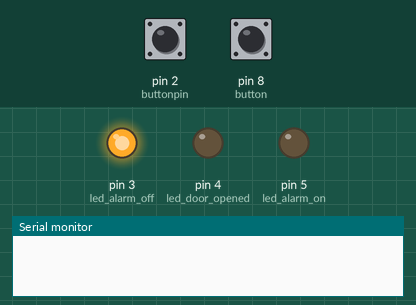
Bench run of a sketch on a simulated Arduino Uno, built with avr-gcc and run on an emulated ATmega328P. Parts: output pins drawn as LEDs (lit = HIGH), the last lines printed to the serial monitor. Dashed ring = blinking. Inputs (shaded band) come from the test bench; at power-on: pin 2 (buttonpin) LOW, pin 8 (button) HIGH.

Above: at 1.2 s.
1.3 s: pin 2 (buttonpin) pulled HIGH for 3.2 s
At 2.1 s:
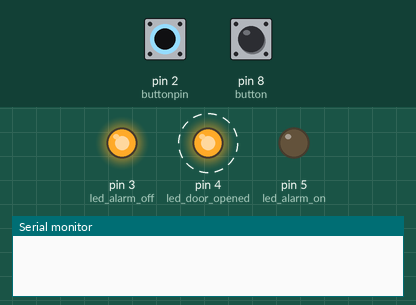
6.0 s: pin 8 (button) pulled LOW for 0.15 s
At 6.9 s:
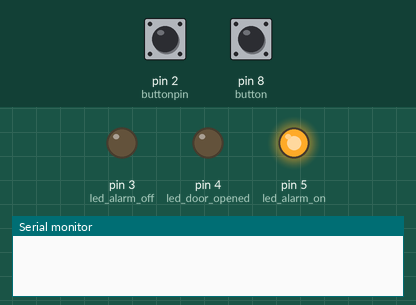
7.6 s: pin 2 (buttonpin) pulled HIGH for 0.15 s
At 7.67 s:
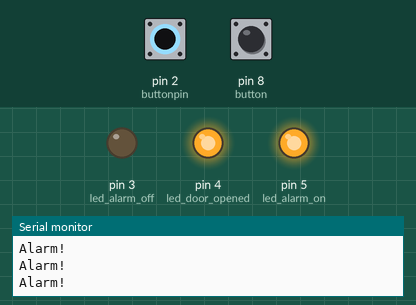
9.2 s: pin 8 (button) pulled LOW for 1 s
At 10.5 s:
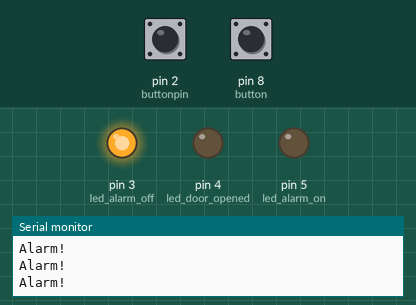
11.7 s: pin 8 (button) pulled LOW for 3.2 s
At 12.4 s:
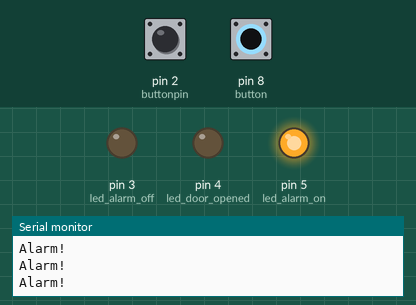
Timing chart, 0 to 14.7 s (numbered marks = the images above; inputs shaded):
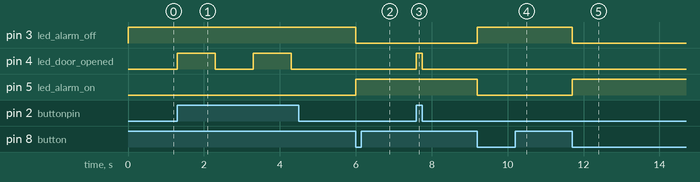

Measured:
- after the input at 1.3 s, pin 4 (led_door_opened): alternates HIGH for 1.0 s and LOW for 1.0 s, starting at once
- after the input at 6.0 s, pin 3 (led_alarm_off): HIGH → LOW at once; pin 5 (led_alarm_on): LOW → HIGH at once
- after the input at 7.6 s, pin 4 (led_door_opened): LOW → HIGH at once, → LOW 0.16 s later
- after the input at 9.2 s, pin 3 (led_alarm_off): LOW → HIGH at once; pin 5 (led_alarm_on): HIGH → LOW at once
- after the input at 11.7 s, pin 3 (led_alarm_off): HIGH → LOW at once; pin 5 (led_alarm_on): LOW → HIGH at once

The sketch:

door_reel.ino
```cpp
const int buttonpin           =     2; // define the Reed sensor interfaces
bool button_press             =     false;

// LEDs
const byte led_alarm_off      =     3;
const byte led_door_opened    =     4;
const byte led_alarm_on       =     5;

// Button

const int button              =     8;


// Blinking Light
// Generally, you should use "unsigned long" for variables that hold time
// The value will quickly become too large for an int to store
unsigned long previousMillis  = 0;
const long blinking_time       =     1000;
int ledState                  = LOW;

boolean alarm     =     false; // Indicates if we are in alarm mode
boolean opened    =     false;

int serial_port   =     9600;
void setup ()
{
  Serial.begin( serial_port );      // open the serial port at 9600 bps:
  pinMode (buttonpin, INPUT) ;// output interface as defined Reed sensor
  pinMode( led_alarm_off , OUTPUT );
  pinMode( led_door_opened , OUTPUT );
  pinMode( led_alarm_on , OUTPUT );
  pinMode( button , INPUT_PULLUP );
  digitalWrite( led_alarm_on , LOW );
  digitalWrite( led_alarm_off , LOW );
  alarm = false;
}
void loop (){
  reedSensor();
  blinking();
  alarmSetUp();
  doorCheck();
  buttonSensor();

}

void buttonSensor(){
  int v = digitalRead( button );
  if( v == HIGH ){
    button_press = false;
  }else{
    if( button_press == false ){
      alarm = !alarm;
      button_press = true;
    }

  }
}

void reedSensor(){
  int val = digitalRead (buttonpin) ;// digital interface will be assigned a value of 3 to read val
  if (val == HIGH){ // When the Reed sensor detects a signal, LED flashes
    opened = true;
  } else {
    opened = false;
  }
}

void doorCheck(){
    if( alarm ){
      digitalWrite( led_alarm_on , HIGH );
      digitalWrite( led_alarm_off , LOW );
    }else{
      digitalWrite( led_alarm_on , LOW );
      digitalWrite( led_alarm_off , HIGH );
    }
  if( alarm and opened ){
    // This is the alert
    Serial.println( "Alarm!" );
  }
}

void alarmSetUp(){
  if( opened ){

  }else{

  }
}

void blinking(){
  if( opened ){
       unsigned long currentMillis = millis();
      if (currentMillis - previousMillis >= blinking_time) {
        // save the last time you blinked the LED
        previousMillis = currentMillis;

        // if the LED is off turn it on and vice-versa:
        if (ledState == LOW) {
          ledState = HIGH;
          digitalWrite( led_door_opened , HIGH );
        } else {
          ledState = LOW;
          digitalWrite( led_door_opened , LOW );
        }
      }
  }else{
    digitalWrite( led_door_opened , LOW );
  }


}
```
